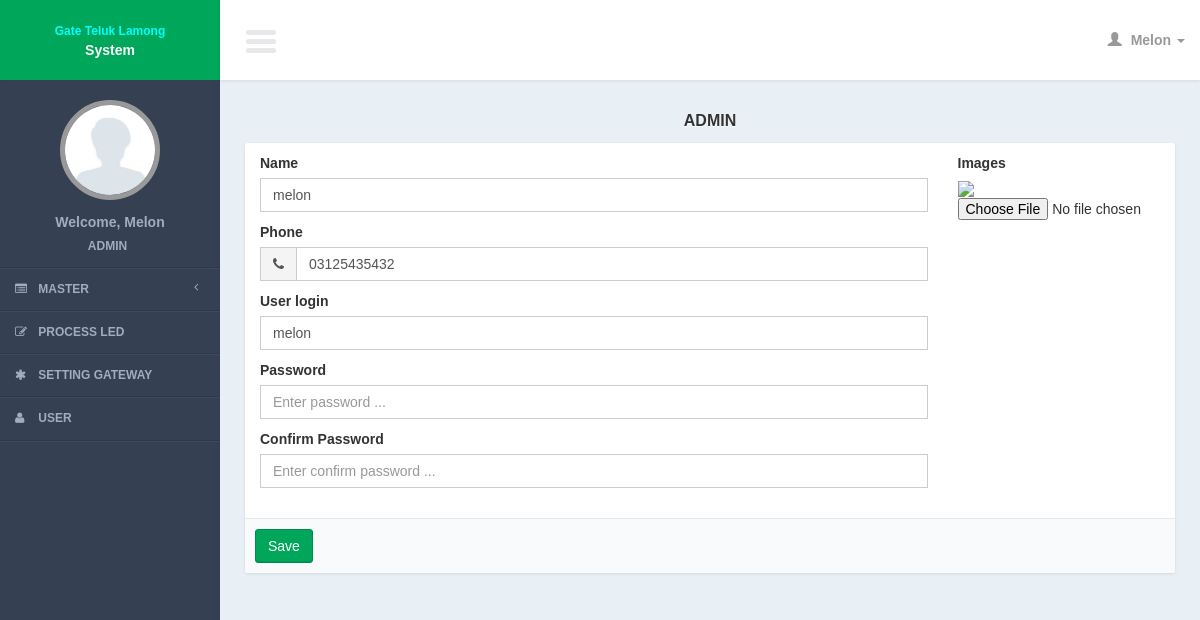
Page /controllers/edit_admin.php?page=form (signed in) on the committed database.
### tables this page shows
CREATE TABLE IF NOT EXISTS `users` (
`user_id` int(11) NOT NULL,
  `user_type_id` int(11) DEFAULT NULL,
  `user_login` varchar(100) DEFAULT NULL,
  `user_password` varchar(100) DEFAULT NULL,
  `user_name` varchar(100) DEFAULT NULL,
  `user_code` varchar(100) DEFAULT NULL,
  `user_phone` varchar(100) DEFAULT NULL,
  `user_img` text NOT NULL,
  `user_active_status` int(11) NOT NULL
);

### models/edit_admin_model.php (called while the page is built, shortened)
<?
function read_id($id){
	$query = mysql_query("select *
				from users
				where user_id = '$id'");
	$result = mysql_fetch_object($query);
	return $result;
}
?>

### views/edit_admin/form.php (the view, shortened to what this page needs)
      <section class="content">
          <div class="row">
              <div class="col-md-12">
                 <div class="title_page"> <?= $title ?></div>
                   <form role="form" action="<?= $action?>" method="post">
                  <div class="box box-primary">
                      <div class="box-body">
                                <div class="col-md-9">
                            	  <div class="form-group">
                                  <label>Name</label>
                                  <input required type="text" name="i_name" class="form-control" placeholder="Enter name ..." value="<?= $row->user_name ?>"/>
</div>
                              <div class="form-group">
                              <label>Phone</label>
                              <div class="input-group">
                              <div class="input-group-addon">
                              <i class="fa fa-phone"></i>
                              </div>
                              <input required class="form-control" type="text" name="i_phone" placeholder="Enter phone ..." value="<?= $row->user_phone?>">
                              </div>
                              </div>
                          <div class="form-group">
                                  <label>User login</label>
                                  <input required type="text" name="i_login" class="form-control" placeholder="Enter user login ..." value="<?= $row->user_login ?>"/>
                              </div>
                              <div class="form-group">
                                  <label>Password</label>
                                  <input   type="password" name="i_password" class="form-control" placeholder="Enter password ..." value=""/>
                              </div>
                              <div class="form-group">
                                  <label>Confirm Password</label>
                                  <input   type="password" name="i_confirm_password" class="form-control" placeholder="Enter confirm password ..." value=""/>
                              </div>
                              </div>
                               <div class="col-md-3">
                               <div class="form-group">
                               <label>Images</label>
                                <?php
                              if($id){
?>
                              <br />
                              <img src="<?= "../img/user/".$row->user_img ?>" style="width:100%;"/>
                              <?php
}
?>
                                 <input type="file" name="i_img" id="i_img" />
                              </div>
                          </div>
                      </div>
          <div class="box-footer">
                      <input class="btn btn-success" type="submit" value="Save"/>
                      </div>
                  </div>
             </form>
              </div>
          </div>
    </section>

### css/AdminLTE.css (style rules this page uses)
html { font-family: 'Source Sans Pro', sans-serif; -webkit-font-smoothing: antialiased; min-height: 100%; background: #E9F0F5; }
body { font-family: 'Source Sans Pro', sans-serif; -webkit-font-smoothing: antialiased; min-height: 100%; background: #E9F0F5; }
.content { padding: 30px 10px; }
img { max-width: 100%important; }
.form-control { -webkit-border-radius: 0px !important; -moz-border-radius: 0px !important; border-radius: 0px !important; box-shadow: none; }
.input-group .input-group-addon { border-radius: 0; background-color: #f4f4f4; }
.box { position: relative; margin-bottom: 20px; -webkit-border-radius: 3px; -moz-border-radius: 3px; border-radius: 3px !important; width: 100%; background:#fff; box-shadow: 0 1px 3px rgba(0, 0, 0, 0.1); }
.box.box-primary { border-top-color: #3c8dbc; border-radius:3px; }
.box .box-body { padding-top:10px; -webkit-border-top-left-radius: 0; -webkit-border-top-right-radius: 0; -webkit-border-bottom-right-radius: 3px; -webkit-border-bottom-left-radius: 3px; -moz-border-radius-topleft: 0; -moz-border-radius-topright: 0; -moz-border-radius-bottomright: 3px; -moz-border-radius-bottomleft: 3px; border-top-left-radius: 0; border-top-right-radius: 0; border-bottom-right-radius: 3px; border-bottom-left-radius: 3px; border-radius:3px; padding-bottom:20px; }
.box .box-footer { border-top: 1px solid #e8e8e8; -webkit-border-top-left-radius: 0; -webkit-border-top-right-radius: 0; -webkit-border-bottom-right-radius: 3px; -webkit-border-bottom-left-radius: 3px; -moz-border-radius-topleft: 0; -moz-border-radius-topright: 0; -moz-border-radius-bottomright: 3px; -moz-border-radius-bottomleft: 3px; border-top-left-radius: 0; border-top-right-radius: 0; border-bottom-right-radius: 3px; border-bottom-left-radius: 3px; background:#F9FAFC; padding: 10px; }
.btn { font-weight: 500; -webkit-border-radius: 3px; -moz-border-radius: 3px; border-radius: 3px; border: 1px solid transparent; -webkit-box-shadow: inset 0px -2px 0px 0px rgba(0, 0, 0, 0.09); -moz-box-shadow: inset 0px -2px 0px 0px rgba(0, 0, 0, 0.09); box-shadow: inset 0px -1px 0px 0px rgba(0, 0, 0, 0.09); }
.btn.btn-success { background-color: #00a65a; border-color: #008d4c; }
.title_page { font-size:medium; text-align:center; font-weight:bold; margin-bottom:10px; text-shadow: 0 1px 1px #ffffff; text-transform:uppercase; }

### css/tooltip/tooltip-classic.css (style rules this page uses)
html, body { margin:0; height:100%; font-family: arial; }

### rows in the picture
users: i_name "melon", i_phone "03125435432", i_login "melon"

### other values in the picture
$user_data[0] "Melon"
$user_data[1] "ADMIN"
$title "ADMIN"
